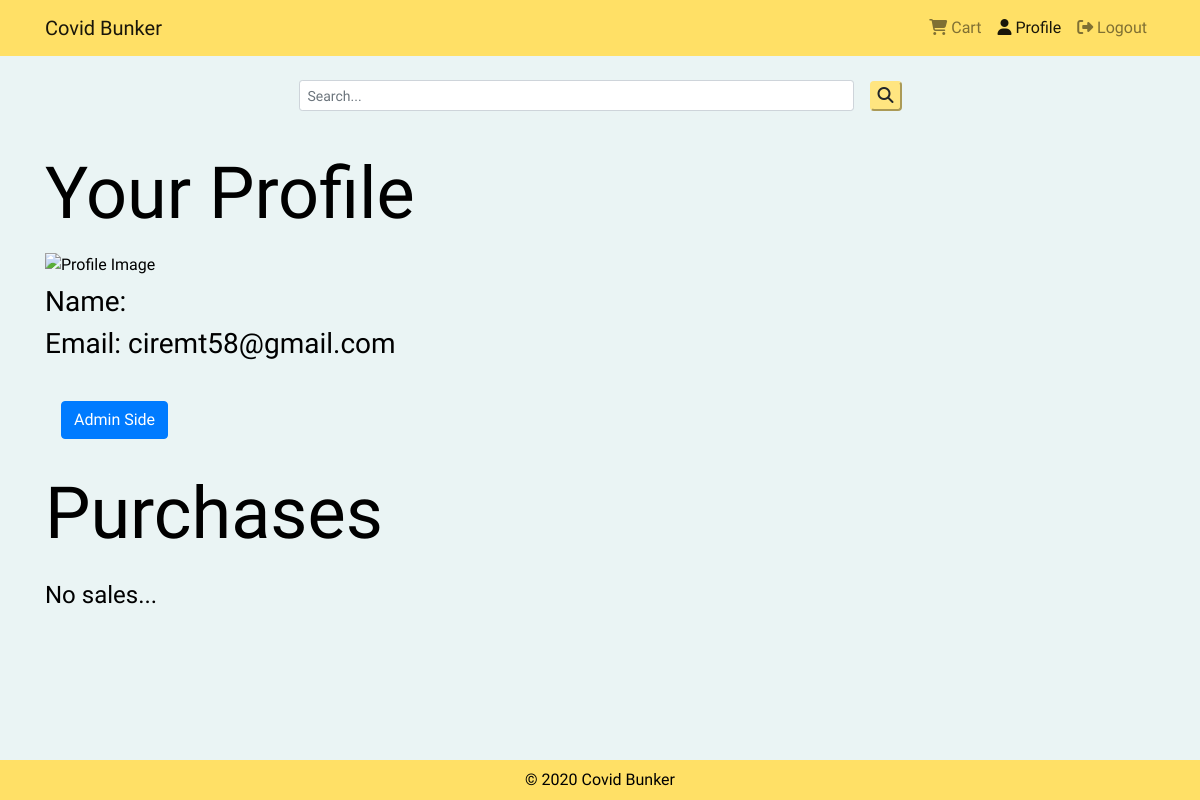
Before: /profile/ (signed in) with the older database file.
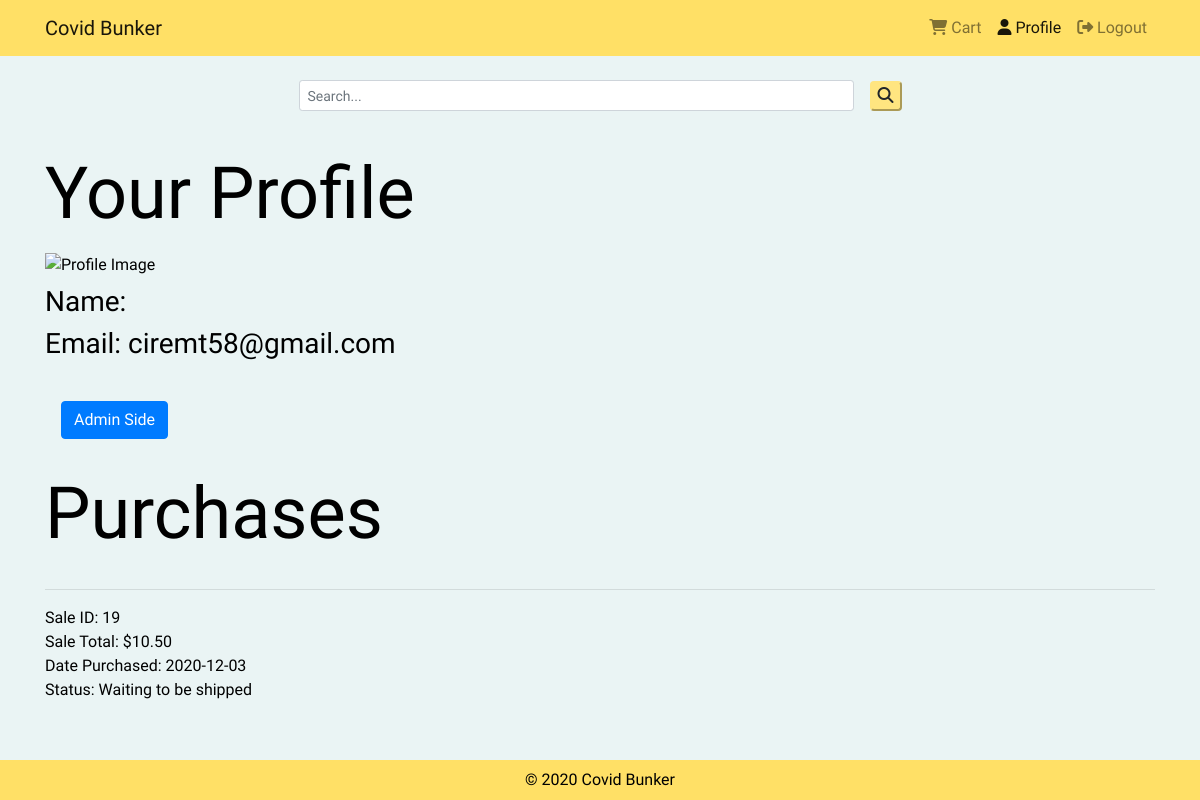
After: the same page with the newer database file.
### tables this page shows
CREATE TABLE "Sales" (
	"SID"	INTEGER NOT NULL,
	"Total"	REAL NOT NULL,
	"UID"	TEXT NOT NULL,
	"Date"	TEXT NOT NULL,
	"Status"	TEXT NOT NULL,
	PRIMARY KEY("SID")
);

### server.py (the view)
@app.route("/profile/")
def profile():
    if session['signed_in']:
        uid = session['uid']
        c = get_db().cursor()
        sales = c.execute('''
        SELECT SID, Total, Date, Status FROM Sales WHERE UID = ?;
        ''', (uid,)).fetchall()
        """ TODO impliment products sold
        for sale in sales:
            sid = sale[0]
            products_sold = c.execute('''
            SELECT ProductsSold.pid, Name, ProductsSold.Qty, price FROM ProductsSold JOIN products ON Products.PID = ProductsSold.PID where SID = ?;
            ''', (sid,)).fetchall()
            s = list(sale)
            print(products_sold)
            s.append(products_sold)
            sale = tuple(s)
            """
    return render_template("profile.html", sales=sales)

### server.py (called while the page is built)
def get_db():
    db = getattr(g, '_database', None)
    if db is None:
        db = g._database = sqlite3.connect(dbpath)
    return db

@app.teardown_appcontext
def close_connection(exception):
    db = getattr(g, '_database', None)
    if db is not None:
        db.close()

### templates/profile.html (shortened to what this page needs)
{% extends "base.html" %}
{% block profile %}
active
{% endblock %}
{% block logged_in %}
    {% if session.signed_in %}
        {{ super() }}
    {% endif %}
{% endblock %}
{% block content %}
<div class="container">
    {% if session.signed_in %}
    <div class="py-3" id="profile-details"></div>
    <a id="admin-button" class="btn btn-primary admin-button" href="{{url_for("admin")}}" role="button">Admin Side</a>
    <h1 class="display-3 py-3">Purchases</h1>
    {% if sales %}
        {% for s in sales %}
            <hr>
            Sale ID: {{ s[0] }}
            <br/>
            Sale Total:  {{ "$%.2f"|format(s[1]) }}
            <br/>
            Date Purchased: {{ s[2].split()[0] }}
            <br/>
            Status: {{ s[3] }}
        {% endfor %}
    {% else %}
        <h4>No sales...</h4>
    {% endif %}
    {% endif %}
</div>
{% endblock %}

Changed rows visible on the page:
added Sales: SID "19", Total "$10.50", Date "2020-12-03", Status "Waiting to be shipped"
Other visible differences:
text no longer shown: "No sales..."
